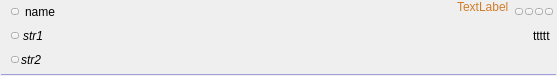
<?xml version="1.0" encoding="UTF-8"?>
<ui version="4.0">
 <class>TreeElement_Epg_Bottom</class>
 <widget class="QWidget" name="TreeElement_Epg_Bottom">
  <property name="geometry">
   <rect>
    <x>0</x>
    <y>0</y>
    <width>557</width>
    <height>76</height>
   </rect>
  </property>
  <property name="sizePolicy">
   <sizepolicy hsizetype="Expanding" vsizetype="Minimum">
    <horstretch>0</horstretch>
    <verstretch>0</verstretch>
   </sizepolicy>
  </property>
  <property name="contextMenuPolicy">
   <enum>Qt::NoContextMenu</enum>
  </property>
  <property name="windowTitle">
   <string notr="true"/>
  </property>
  <layout class="QGridLayout" name="gridLayout">
   <property name="leftMargin">
    <number>0</number>
   </property>
   <property name="topMargin">
    <number>0</number>
   </property>
   <property name="rightMargin">
    <number>0</number>
   </property>
   <property name="bottomMargin">
    <number>0</number>
   </property>
   <property name="spacing">
    <number>0</number>
   </property>
   <item row="0" column="0">
    <layout class="QHBoxLayout" name="horizontalLayout_4">
     <property name="spacing">
      <number>0</number>
     </property>
     <property name="topMargin">
      <number>2</number>
     </property>
     <property name="rightMargin">
      <number>4</number>
     </property>
     <property name="bottomMargin">
      <number>2</number>
     </property>
     <item>
      <spacer name="horizontalSpacer">
       <property name="orientation">
        <enum>Qt::Horizontal</enum>
       </property>
       <property name="sizeType">
        <enum>QSizePolicy::Fixed</enum>
       </property>
       <property name="sizeHint" stdset="0">
        <size>
         <width>3</width>
         <height>20</height>
        </size>
       </property>
      </spacer>
     </item>
     <item alignment="Qt::AlignVCenter">
      <widget class="CLogoView" name="m_Logo" native="true">
       <property name="sizePolicy">
        <sizepolicy hsizetype="Preferred" vsizetype="Expanding">
         <horstretch>0</horstretch>
         <verstretch>0</verstretch>
        </sizepolicy>
       </property>
       <property name="contextMenuPolicy">
        <enum>Qt::NoContextMenu</enum>
       </property>
      </widget>
     </item>
    </layout>
   </item>
   <item row="2" column="0" colspan="2">
    <widget class="Line" name="line">
     <property name="sizePolicy">
      <sizepolicy hsizetype="Expanding" vsizetype="Fixed">
       <horstretch>0</horstretch>
       <verstretch>0</verstretch>
      </sizepolicy>
     </property>
     <property name="minimumSize">
      <size>
       <width>0</width>
       <height>1</height>
      </size>
     </property>
     <property name="contextMenuPolicy">
      <enum>Qt::NoContextMenu</enum>
     </property>
     <property name="autoFillBackground">
      <bool>false</bool>
     </property>
     <property name="styleSheet">
      <string notr="true">QFrame {
    border:0px;
padding: 0px;
margin: 1px;
background-color:rgba(158, 158, 220,255);
}</string>
     </property>
     <property name="frameShadow">
      <enum>QFrame::Plain</enum>
     </property>
     <property name="lineWidth">
      <number>1</number>
     </property>
     <property name="midLineWidth">
      <number>0</number>
     </property>
     <property name="orientation">
      <enum>Qt::Horizontal</enum>
     </property>
    </widget>
   </item>
   <item row="0" column="1">
    <widget class="QWidget" name="m_Cursor" native="true">
     <property name="sizePolicy">
      <sizepolicy hsizetype="Expanding" vsizetype="Expanding">
       <horstretch>0</horstretch>
       <verstretch>0</verstretch>
      </sizepolicy>
     </property>
     <layout class="QVBoxLayout" name="verticalLayout">
      <property name="spacing">
       <number>0</number>
      </property>
      <property name="leftMargin">
       <number>2</number>
      </property>
      <property name="topMargin">
       <number>0</number>
      </property>
      <property name="rightMargin">
       <number>2</number>
      </property>
      <property name="bottomMargin">
       <number>1</number>
      </property>
      <item>
       <layout class="QHBoxLayout" name="horizontalLayout_Str1">
        <property name="spacing">
         <number>6</number>
        </property>
        <property name="sizeConstraint">
         <enum>QLayout::SetDefaultConstraint</enum>
        </property>
        <property name="leftMargin">
         <number>2</number>
        </property>
        <item>
         <widget class="CSkinButton" name="m_FavButton">
          <property name="sizePolicy">
           <sizepolicy hsizetype="Fixed" vsizetype="Fixed">
            <horstretch>0</horstretch>
            <verstretch>0</verstretch>
           </sizepolicy>
          </property>
          <property name="minimumSize">
           <size>
            <width>1</width>
            <height>1</height>
           </size>
          </property>
          <property name="focusPolicy">
           <enum>Qt::NoFocus</enum>
          </property>
          <property name="text">
           <string notr="true"/>
          </property>
          <property name="iconSize">
           <size>
            <width>0</width>
            <height>0</height>
           </size>
          </property>
          <property name="checkable">
           <bool>true</bool>
          </property>
          <property name="checked">
           <bool>false</bool>
          </property>
          <property name="skinImage" stdset="0">
           <stringlist notr="true">
            <string>src=&quot;img\tree\star-off.png&quot; statecount=&quot;1&quot; duration=&quot;0&quot; autoScale=&quot;0&quot;</string>
            <string>checked=&quot;1&quot; src=&quot;img\tree\star-on.png&quot; statecount=&quot;1&quot; duration=&quot;0&quot; autoScale=&quot;0&quot;</string>
           </stringlist>
          </property>
         </widget>
        </item>
        <item>
         <widget class="CSkinOneLineText" name="m_Name">
          <property name="sizePolicy">
           <sizepolicy hsizetype="Expanding" vsizetype="Expanding">
            <horstretch>0</horstretch>
            <verstretch>0</verstretch>
           </sizepolicy>
          </property>
          <property name="text">
           <string>name</string>
          </property>
          <property name="addheight" stdset="0">
           <number>2</number>
          </property>
         </widget>
        </item>
        <item>
         <widget class="CSkinOneLineText" name="m_ExtFilterName">
          <property name="sizePolicy">
           <sizepolicy hsizetype="Minimum" vsizetype="Preferred">
            <horstretch>0</horstretch>
            <verstretch>0</verstretch>
           </sizepolicy>
          </property>
          <property name="palette">
           <palette>
            <active>
             <colorrole role="WindowText">
              <brush brushstyle="SolidPattern">
               <color alpha="255">
                <red>208</red>
                <green>125</green>
                <blue>41</blue>
               </color>
              </brush>
             </colorrole>
            </active>
            <inactive>
             <colorrole role="WindowText">
              <brush brushstyle="SolidPattern">
               <color alpha="255">
                <red>208</red>
                <green>125</green>
                <blue>41</blue>
               </color>
              </brush>
             </colorrole>
            </inactive>
            <disabled>
             <colorrole role="WindowText">
              <brush brushstyle="SolidPattern">
               <color alpha="255">
                <red>120</red>
                <green>120</green>
                <blue>120</blue>
               </color>
              </brush>
             </colorrole>
            </disabled>
           </palette>
          </property>
          <property name="text">
           <string>TextLabel</string>
          </property>
          <property name="alignment">
           <set>Qt::AlignLeading|Qt::AlignLeft|Qt::AlignTop</set>
          </property>
          <property name="addheight" stdset="0">
           <number>-1</number>
          </property>
          <property name="brightness" stdset="0">
           <number>0</number>
          </property>
          <property name="marginTop" stdset="0">
           <number>1</number>
          </property>
          <property name="marginRight" stdset="0">
           <number>2</number>
          </property>
         </widget>
        </item>
        <item>
         <widget class="QWidget" name="m_ExtButtonContainer" native="true">
          <property name="sizePolicy">
           <sizepolicy hsizetype="Minimum" vsizetype="Expanding">
            <horstretch>0</horstretch>
            <verstretch>0</verstretch>
           </sizepolicy>
          </property>
          <layout class="QHBoxLayout" name="horizontalLayout_2">
           <property name="spacing">
            <number>2</number>
           </property>
           <property name="leftMargin">
            <number>0</number>
           </property>
           <property name="topMargin">
            <number>0</number>
           </property>
           <property name="rightMargin">
            <number>2</number>
           </property>
           <property name="bottomMargin">
            <number>0</number>
           </property>
           <item>
            <widget class="CSkinButton" name="m_ExtButton1">
             <property name="focusPolicy">
              <enum>Qt::NoFocus</enum>
             </property>
             <property name="text">
              <string notr="true"/>
             </property>
             <property name="iconSize">
              <size>
               <width>0</width>
               <height>0</height>
              </size>
             </property>
             <property name="checkable">
              <bool>false</bool>
             </property>
            </widget>
           </item>
           <item>
            <widget class="CSkinButton" name="m_ExtButton2">
             <property name="focusPolicy">
              <enum>Qt::NoFocus</enum>
             </property>
             <property name="text">
              <string notr="true"/>
             </property>
             <property name="iconSize">
              <size>
               <width>0</width>
               <height>0</height>
              </size>
             </property>
             <property name="checkable">
              <bool>false</bool>
             </property>
            </widget>
           </item>
           <item>
            <widget class="CSkinButton" name="m_ExtButton3">
             <property name="focusPolicy">
              <enum>Qt::NoFocus</enum>
             </property>
             <property name="text">
              <string notr="true"/>
             </property>
             <property name="iconSize">
              <size>
               <width>0</width>
               <height>0</height>
              </size>
             </property>
             <property name="checkable">
              <bool>false</bool>
             </property>
            </widget>
           </item>
           <item>
            <widget class="CSkinButton" name="m_ExtButton4">
             <property name="focusPolicy">
              <enum>Qt::NoFocus</enum>
             </property>
             <property name="text">
              <string notr="true"/>
             </property>
             <property name="iconSize">
              <size>
               <width>0</width>
               <height>0</height>
              </size>
             </property>
             <property name="checkable">
              <bool>false</bool>
             </property>
            </widget>
           </item>
          </layout>
         </widget>
        </item>
       </layout>
      </item>
      <item>
       <widget class="CSkinProgressWidget" name="m_ProgressWidget" native="true">
        <property name="sizePolicy">
         <sizepolicy hsizetype="Expanding" vsizetype="Expanding">
          <horstretch>0</horstretch>
          <verstretch>0</verstretch>
         </sizepolicy>
        </property>
        <property name="sliderInfo" stdset="0">
         <string notr="true">color1=&quot;0xE0106010&quot; color2=&quot;0&quot; type=&quot;0&quot; roundcorner=&quot;0&quot; borderwidth=&quot;0&quot; bordercolor=&quot;0xFF808080&quot;</string>
        </property>
        <property name="borderInfo" stdset="0">
         <string notr="true">borderwidth=&quot;1&quot; roundcorner=&quot;0&quot; bordercolor=&quot;0xFFB0B0B0&quot;</string>
        </property>
        <layout class="QHBoxLayout" name="horizontalLayout">
         <property name="spacing">
          <number>4</number>
         </property>
         <property name="leftMargin">
          <number>2</number>
         </property>
         <property name="topMargin">
          <number>0</number>
         </property>
         <property name="rightMargin">
          <number>4</number>
         </property>
         <property name="bottomMargin">
          <number>0</number>
         </property>
         <item>
          <widget class="CSkinButton" name="m_EpgDesc1">
           <property name="minimumSize">
            <size>
             <width>1</width>
             <height>1</height>
            </size>
           </property>
           <property name="focusPolicy">
            <enum>Qt::NoFocus</enum>
           </property>
           <property name="text">
            <string notr="true"/>
           </property>
           <property name="iconSize">
            <size>
             <width>0</width>
             <height>0</height>
            </size>
           </property>
           <property name="checkable">
            <bool>false</bool>
           </property>
           <property name="skinImage" stdset="0">
            <stringlist notr="true">
             <string>src=&quot;img\tree\info.png&quot; statecount=&quot;1&quot; duration=&quot;0&quot; autoScale=&quot;0&quot;</string>
            </stringlist>
           </property>
          </widget>
         </item>
         <item>
          <widget class="CSkinOneLineText" name="m_Str1">
           <property name="sizePolicy">
            <sizepolicy hsizetype="Expanding" vsizetype="Expanding">
             <horstretch>0</horstretch>
             <verstretch>0</verstretch>
            </sizepolicy>
           </property>
           <property name="font">
            <font>
             <italic>true</italic>
            </font>
           </property>
           <property name="text">
            <string>str1</string>
           </property>
           <property name="brightness" stdset="0">
            <number>-25</number>
           </property>
          </widget>
         </item>
         <item>
          <widget class="CSkinOneLineText" name="m_TimeNowEnd">
           <property name="sizePolicy">
            <sizepolicy hsizetype="Minimum" vsizetype="Expanding">
             <horstretch>0</horstretch>
             <verstretch>0</verstretch>
            </sizepolicy>
           </property>
           <property name="text">
            <string notr="true">ttttt</string>
           </property>
           <property name="alignment">
            <set>Qt::AlignLeading|Qt::AlignLeft|Qt::AlignVCenter</set>
           </property>
           <property name="addheight" stdset="0">
            <number>1</number>
           </property>
          </widget>
         </item>
        </layout>
       </widget>
      </item>
      <item>
       <layout class="QHBoxLayout" name="horizontalLayout_3">
        <property name="spacing">
         <number>2</number>
        </property>
        <property name="sizeConstraint">
         <enum>QLayout::SetDefaultConstraint</enum>
        </property>
        <property name="leftMargin">
         <number>2</number>
        </property>
        <property name="topMargin">
         <number>0</number>
        </property>
        <item>
         <widget class="CSkinButton" name="m_EpgDesc2">
          <property name="minimumSize">
           <size>
            <width>1</width>
            <height>0</height>
           </size>
          </property>
          <property name="focusPolicy">
           <enum>Qt::NoFocus</enum>
          </property>
          <property name="iconSize">
           <size>
            <width>0</width>
            <height>0</height>
           </size>
          </property>
          <property name="skinImage" stdset="0">
           <stringlist notr="true">
            <string>src=&quot;img\tree\info.png&quot; statecount=&quot;1&quot; duration=&quot;0&quot; autoScale=&quot;0&quot;</string>
           </stringlist>
          </property>
         </widget>
        </item>
        <item>
         <widget class="CSkinOneLineText" name="m_Str2">
          <property name="sizePolicy">
           <sizepolicy hsizetype="Expanding" vsizetype="Expanding">
            <horstretch>0</horstretch>
            <verstretch>0</verstretch>
           </sizepolicy>
          </property>
          <property name="font">
           <font>
            <italic>true</italic>
           </font>
          </property>
          <property name="text">
           <string>str2</string>
          </property>
          <property name="brightness" stdset="0">
           <number>-25</number>
          </property>
          <property name="textElideMode" stdset="0">
           <number>2</number>
          </property>
         </widget>
        </item>
       </layout>
      </item>
     </layout>
    </widget>
   </item>
  </layout>
 </widget>
 <customwidgets>
  <customwidget>
   <class>CSkinOneLineText</class>
   <extends>QLabel</extends>
   <header>skinonelinetext.h</header>
  </customwidget>
  <customwidget>
   <class>CSkinButton</class>
   <extends>QToolButton</extends>
   <header>skinbutton.h</header>
  </customwidget>
  <customwidget>
   <class>CLogoView</class>
   <extends>QWidget</extends>
   <header>logoview.h</header>
  </customwidget>
  <customwidget>
   <class>CSkinProgressWidget</class>
   <extends>QWidget</extends>
   <header>skinprogresswidget.h</header>
   <container>1</container>
  </customwidget>
 </customwidgets>
 <resources/>
 <connections/>
</ui>
